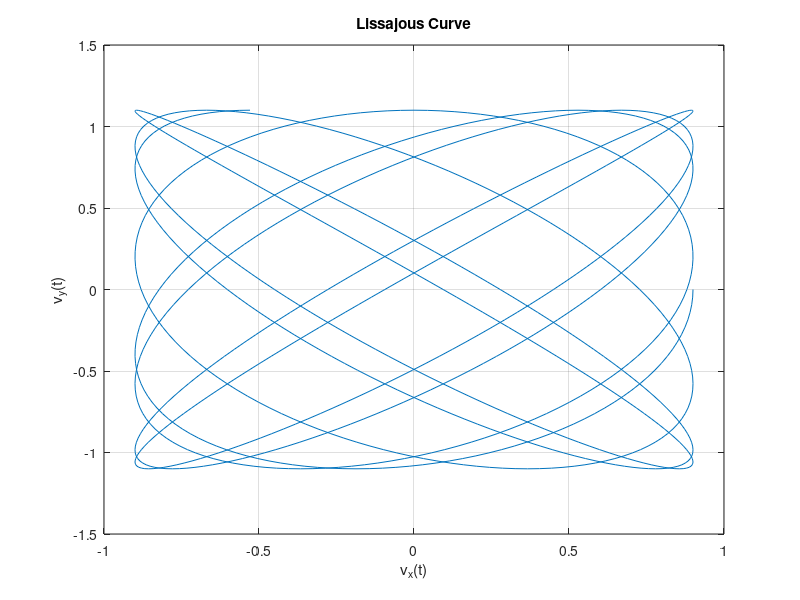

Source code (MATLAB):
A_x = 0.9; % amplitude of x signal
A_y = 1.1; % amplitude of y signal
omega_x = 5.1; % frequency of x signal
omega_y = 4.5; % frequency of y signal
theta_x = 0; % phase of x signal
theta_y = pi/2; % phase of y signal

t = linspace(0, 3*pi, 1000); % time vector
v_x = A_x * cos(omega_x * t + theta_x); % x signal
v_y = A_y * cos(omega_y * t + theta_y); % y signal
figure;
plot(v_x, v_y);
xlabel('v_x(t)');
ylabel('v_y(t)');
title('Lissajous Curve');
grid on;